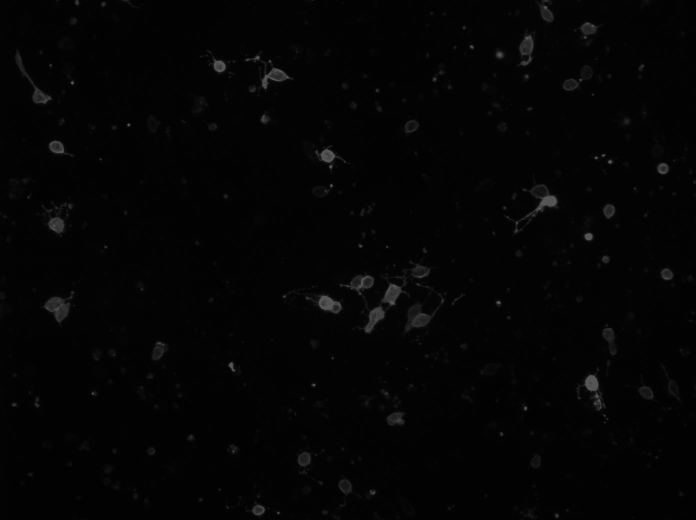
#> input picture XULYANH/final_report/BÁO CÁO XỬ LÝ ẢNH - LÝ HUỲNH HỮU TRÍ/Code/final4.jpg, 1392 x 1040 px (shown at 1/2 size)
$ python exam_4.py
#> lines starting #> are read from the running program, lines starting #| are printed output that depends on the picture
# ------------------------------------------------#
# Author: Huu Tri                                 #
# Update: 12/12/2022                              #
# Phương pháp: Chuyển sang ảnh xám                #
# và lấy ngưỡng chuyển sang nhị phân		      #
# dùng phép hình thái học để lọc bỏ nhiễu         #
# sau đó dùng Canny tìm đường bao           	  #
# ------------------------------------------------#

import cv2
import numpy as np

image = cv2.imread('final4.jpg')
#> image is the input picture: shape (1040, 1392, 3); min 0, max 99, mean 4.1
image = cv2.resize(image, (0, 0), fx=0.5, fy=0.5)
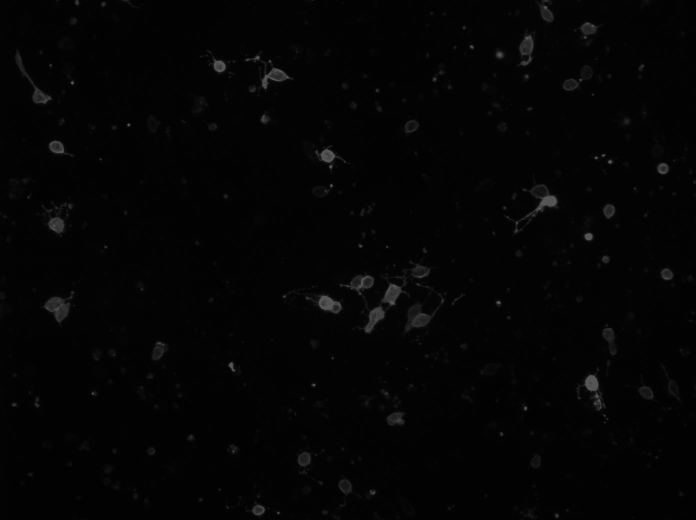
#> image: shape (520, 696, 3); min 0, max 90, mean 4.1

# Lấy ngưỡng
ret, edges = cv2.threshold(image, 150, 255, cv2.THRESH_BINARY_INV)
#> edges: shape (520, 696, 3); every value is 255
kernel = np.ones((3, 3), np.uint8)

#  thực hiện giãn nở (Dilation) sau đó Co Erosion (Closing)
mask2 = cv2.morphologyEx(edges, cv2.MORPH_CLOSE, kernel)

#  Canny
edges = cv2.Canny(image, 40, 170)
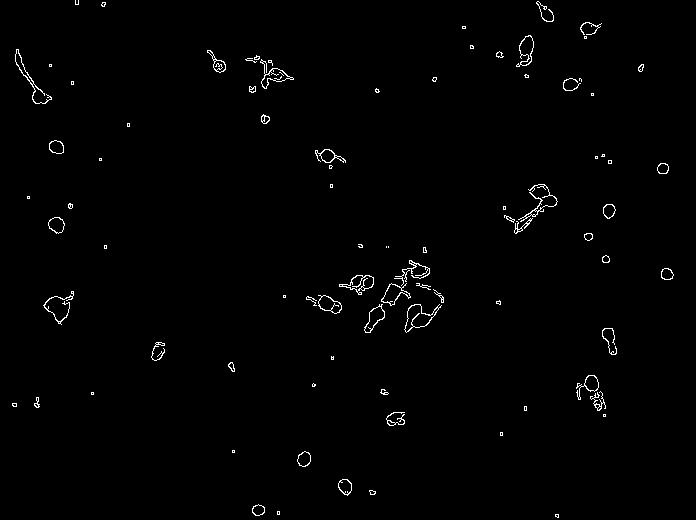
#> edges: shape (520, 696); 1% white in thin lines or dots

cv2.imshow('edges', edges)

cv2.imshow('image', image)

cv2.waitKey(0)

$ run again, with XULYANH/final_report/BÁO CÁO XỬ LÝ ẢNH - LÝ HUỲNH HỮU TRÍ/Code/final2.jpg copied over XULYANH/final_report/BÁO CÁO XỬ LÝ ẢNH - LÝ HUỲNH HỮU TRÍ/Code/final4.jpg
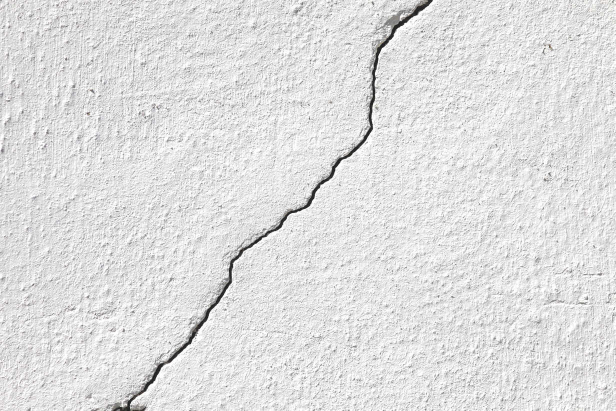
#> input picture XULYANH/final_report/BÁO CÁO XỬ LÝ ẢNH - LÝ HUỲNH HỮU TRÍ/Code/final2.jpg, 1232 x 821 px (shown at 1/2 size)
#> image is the input picture: shape (821, 1232, 3); mean B, G, R 223.2, 223.2, 223.2
#> image: shape (410, 616, 3)
#> `ret, edges = cv2.threshold(image, 150, 255, cv2.THRESH_BINARY_INV)`:
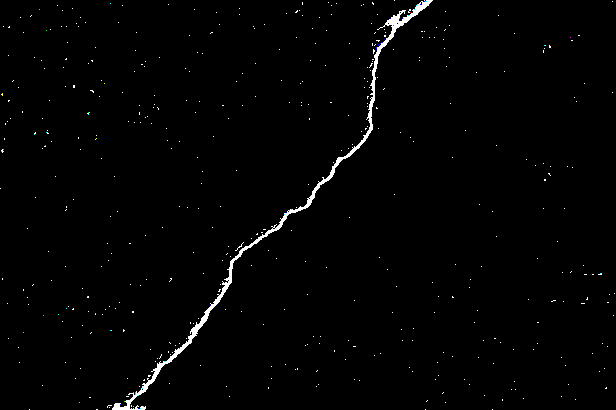
#> edges: shape (410, 616, 3); mean B, G, R 3.1, 3.1, 3.1
#> `edges = cv2.Canny(image, 40, 170)`:
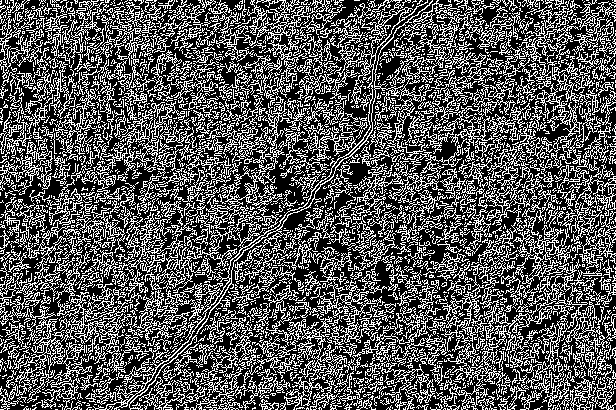
#> edges: shape (410, 616); 34% white in thin lines or dots
